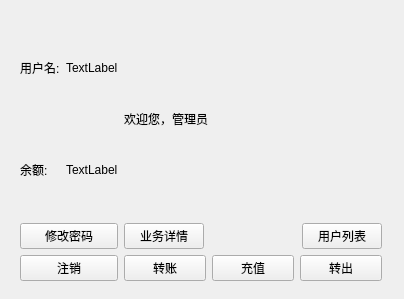
<?xml version="1.0" encoding="UTF-8"?>
<ui version="4.0">
 <class>UserLobby</class>
 <widget class="QWidget" name="UserLobby">
  <property name="geometry">
   <rect>
    <x>0</x>
    <y>0</y>
    <width>404</width>
    <height>299</height>
   </rect>
  </property>
  <property name="windowTitle">
   <string>Form</string>
  </property>
  <widget class="QWidget" name="horizontalLayoutWidget">
   <property name="geometry">
    <rect>
     <x>20</x>
     <y>20</y>
     <width>362</width>
     <height>261</height>
    </rect>
   </property>
   <layout class="QHBoxLayout" name="horizontalLayout">
    <item>
     <layout class="QVBoxLayout" name="verticalLayout">
      <item>
       <layout class="QHBoxLayout" name="horizontalLayout_2">
        <item>
         <widget class="QLabel" name="label_2">
          <property name="text">
           <string>用户名:</string>
          </property>
         </widget>
        </item>
        <item>
         <widget class="QLabel" name="labelUsername">
          <property name="text">
           <string>TextLabel</string>
          </property>
         </widget>
        </item>
       </layout>
      </item>
      <item>
       <layout class="QHBoxLayout" name="horizontalLayout_3">
        <item>
         <widget class="QLabel" name="label_4">
          <property name="text">
           <string>余额:</string>
          </property>
         </widget>
        </item>
        <item>
         <widget class="QLabel" name="labelBalance">
          <property name="text">
           <string>TextLabel</string>
          </property>
         </widget>
        </item>
       </layout>
      </item>
      <item>
       <widget class="QPushButton" name="buttonChangePassword">
        <property name="text">
         <string>修改密码</string>
        </property>
       </widget>
      </item>
      <item>
       <widget class="QPushButton" name="buttonLogout">
        <property name="text">
         <string>注销</string>
        </property>
       </widget>
      </item>
     </layout>
    </item>
    <item>
     <layout class="QVBoxLayout" name="verticalLayout_2">
      <item>
       <widget class="QLabel" name="label">
        <property name="text">
         <string>欢迎您，管理员</string>
        </property>
       </widget>
      </item>
      <item>
       <layout class="QHBoxLayout" name="horizontalLayout_5">
        <item>
         <widget class="QPushButton" name="buttonOrderTable">
          <property name="text">
           <string>业务详情</string>
          </property>
         </widget>
        </item>
        <item>
         <spacer name="horizontalSpacer">
          <property name="orientation">
           <enum>Qt::Horizontal</enum>
          </property>
          <property name="sizeHint" stdset="0">
           <size>
            <width>40</width>
            <height>20</height>
           </size>
          </property>
         </spacer>
        </item>
        <item>
         <widget class="QPushButton" name="buttonUserTable">
          <property name="text">
           <string>用户列表</string>
          </property>
         </widget>
        </item>
       </layout>
      </item>
      <item>
       <layout class="QHBoxLayout" name="horizontalLayout_4">
        <item>
         <widget class="QPushButton" name="buttonTransfer">
          <property name="text">
           <string>转账</string>
          </property>
         </widget>
        </item>
        <item>
         <widget class="QPushButton" name="buttonDeposit">
          <property name="text">
           <string>充值</string>
          </property>
         </widget>
        </item>
        <item>
         <widget class="QPushButton" name="buttonWithdraw">
          <property name="text">
           <string>转出</string>
          </property>
         </widget>
        </item>
       </layout>
      </item>
     </layout>
    </item>
   </layout>
  </widget>
 </widget>
 <resources/>
 <connections/>
</ui>
